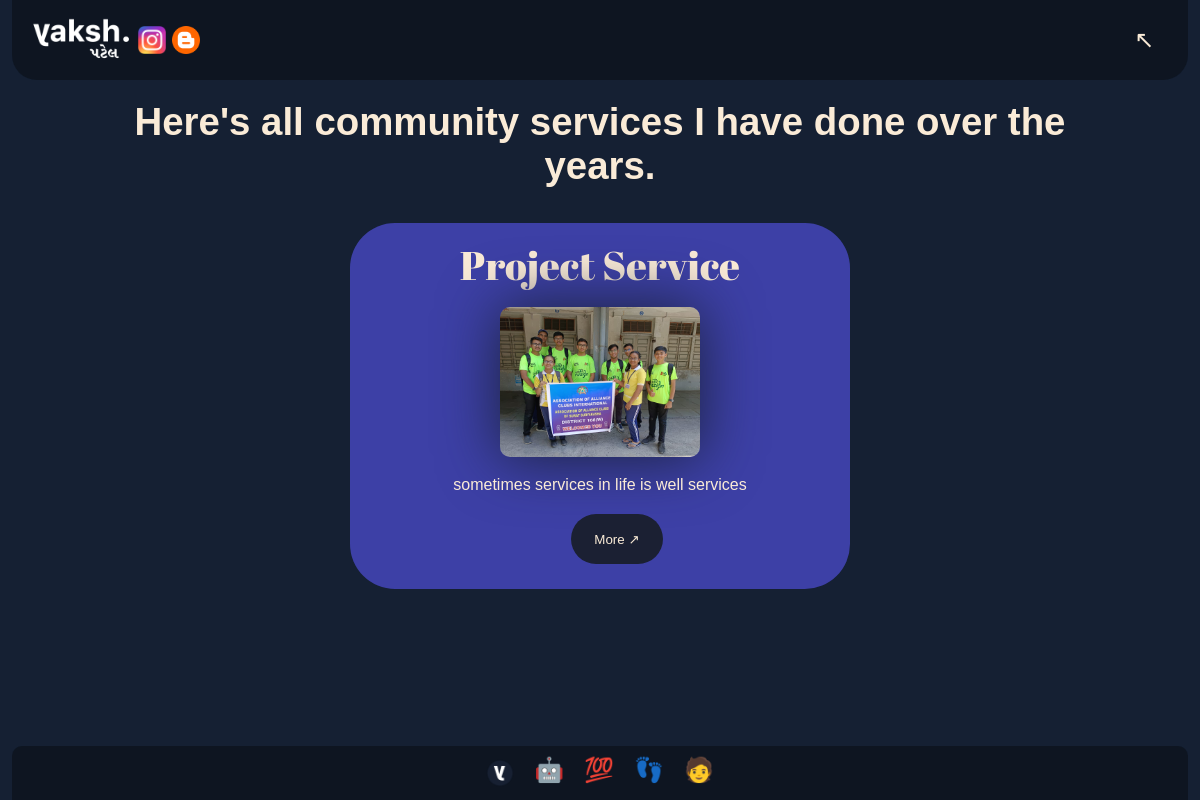
Page /services/ on the committed database.
### main/models.py (models this page shows)
class CommunityService(models.Model):
    title = models.CharField(max_length=50, default="",  help_text="Please use title case formatting only")
    cover_description = models.TextField(max_length=400, default="")
    description = models.TextField(max_length=5000, default="")
    cover_image = models.ImageField(upload_to=path_service_title, default="")
    image_1 = models.ImageField(upload_to=path_service_title, default="", null=True, blank=True)
    image_2 = models.ImageField(upload_to=path_service_title, default="", null=True, blank=True)
    image_3 = models.ImageField(upload_to=path_service_title, default="", null=True, blank=True)
    image_4 = models.ImageField(upload_to=path_service_title, default="", null=True, blank=True)
    image_5 = models.ImageField(upload_to=path_service_title, default="", null=True, blank=True)
    image_6 = models.ImageField(upload_to=path_service_title, default="", null=True, blank=True)
    image_7 = models.ImageField(upload_to=path_service_title, default="", null=True, blank=True)
    youtube_video = models.CharField(default="", max_length=40)

### main/views.py (the view)
# urls.py: path('services/', mainViews.Service_Showcase),
def Service_Showcase(request, *args, **kwargs):
    objs = CommunityService.objects.all()
    context = {"CommunityServices": objs}
    return render(request, 'service/service_showcase.html', context)

### templates/service/service_showcase.html (shortened to what this page needs)
{% extends 'base/base.html'%}
{% load static %}
{% block head %}
    <link rel="stylesheet" href="{% static 'css/service_showcase.css' %}">
{% endblock head %}
{% block content %}
    <div class="page">
        <div class="basic-info">
            <h1>Here's all community services I have done over the years.</h1>
        </div>
        <div class="projects">
            {% for service in CommunityServices %}
                <div class="project_card">
                    <h1>{{ service.title }}</h1>
                    <img src="{{ service.cover_image.url }}" alt="{{ service.title }}'s cover image">
                    <p class="description">{{ service.cover_description }}</p>
                    <a href="/services/{{ service.title }}/">
                        <button type="button" class="more-button">More ↗</button>
                    </a>
                </div>
            {% endfor %}
        </div>
    </div>
{% endblock content %}

### main/static/css/service_showcase.css (style rules this page uses)
.projects { display: flex; flex-wrap: wrap; position: relative; width: 100%; justify-content: space-evenly; }
.project_card { justify-items: center; text-align: center; height: auto; width: 500px; margin: 15px; backdrop-filter: blur(2px); border-radius: 45px; background: #3d40a6; }
.project_card h1 { font-size: 2.5rem; font-family: "Abril FatFace", sans-serif; font-weight: 200; margin: 15px; }
.project_card p { margin: 15px auto 15px auto; width: 75%; }
.project_card img { height: 150px; border-radius: 10px; box-shadow: 0 0 60px #1a213a; }
.more-button { border: none; border-radius: 25px; height: 50px; width: 85%; background-color: #1b2033; margin: 5px 25px 25px 25px; color: antiquewhite; }
.description { font-family: "San Fransisco", sans-serif; }
.page { display: flex; position: absolute; top: 100px; left: 50%; transform: translateX(-50%); width: 95%; height: auto; justify-content: center; text-align: center; flex-wrap: wrap; padding-bottom: 75px; }
.basic-info { width: 95%; position: relative; font-size: 1.2rem; }
.basic-info h1 { margin: 0 20px 20px 20px; }

### main/static/css/base.css (style rules this page uses)
body { background-color: #152033; color: antiquewhite; font-family: "San Fransisco", sans-serif; }

### main/static/css/navbar.css (style rules this page uses)
ul, li, a { text-decoration: none; color: antiquewhite; list-style: none; text-align: right; }

### rows in the picture
CommunityService: title "Project Service", cover_image (picture), cover_description "sometimes services in life is well services"
